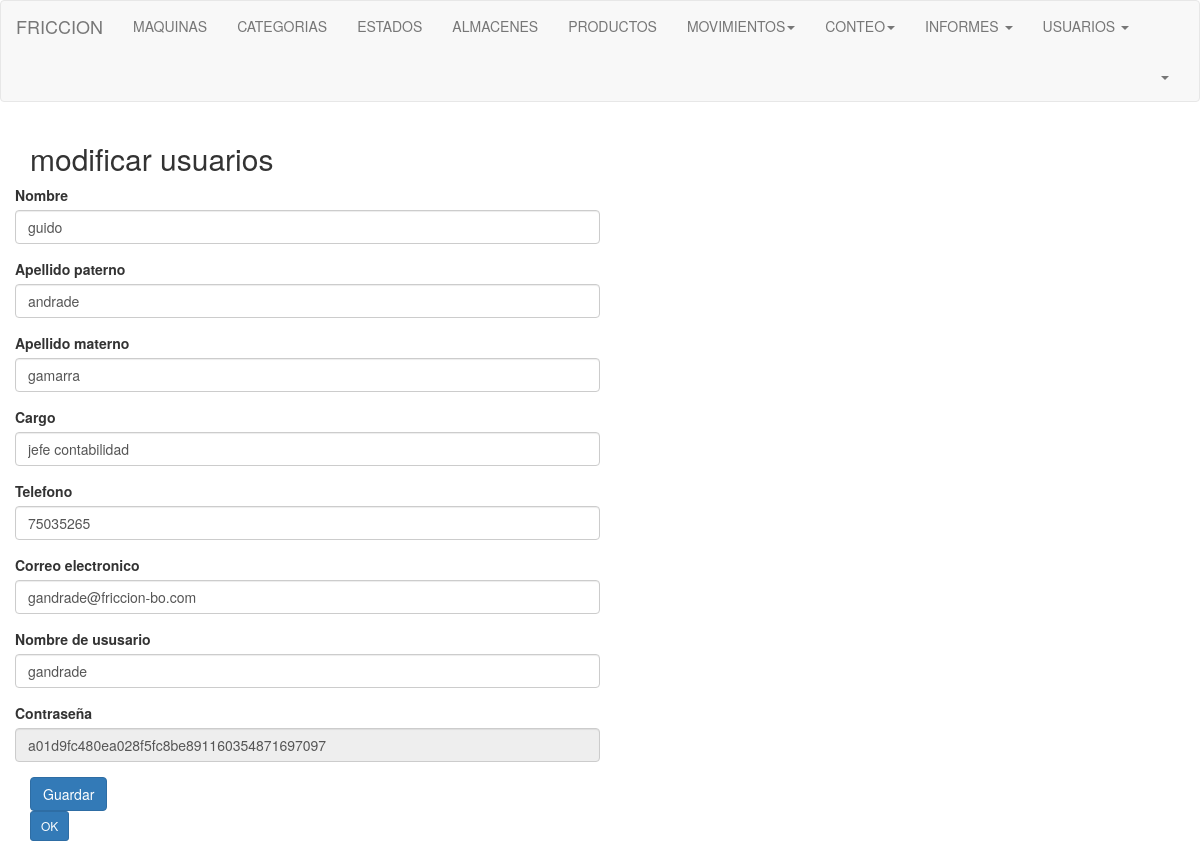
The app's page /editar_persona.php?id=4, older data.
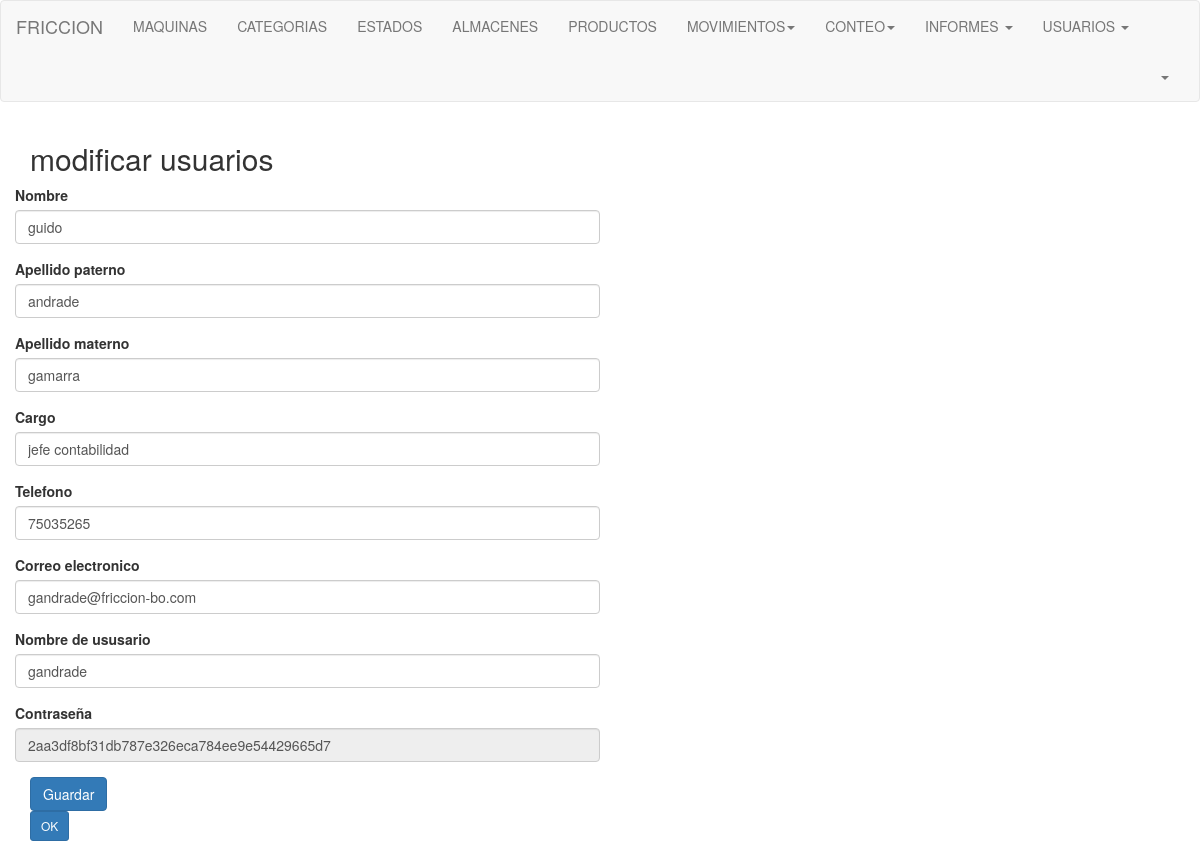
The same page, newer data.
### tables this page shows
CREATE TABLE `tbpersona` (
  `idpersona` int(255) NOT NULL,
  `nombres` varchar(50) NOT NULL,
  `apellidopaterno` varchar(25) NOT NULL,
  `apellidomaterno` varchar(25) NOT NULL,
  `cargo` varchar(60) NOT NULL,
  `telefono` varchar(20) NOT NULL,
  `email` varchar(50) NOT NULL,
  `usuario` varchar(100) NOT NULL,
  `password` varchar(100) NOT NULL
);

### editar_persona.php (the view, shortened to what the changed rows need)
<?php
$link = Conectarse();
$idper=  $_GET['id'];
$sqlE="select * from tbpersona where idpersona=".$idper;
$resE = mysqli_query($link, $sqlE);
?>
<!DOCTYPE html>
<html lang="en">
    <head>
        <link href="css/bootstrap.min.css" rel="stylesheet">
    </head>
    <body>
        <div id="wrapper">
            <div class="container">
                <div class="row" id="NuevoRegistro">
                    <div class="col-lg-6 col-sm-6">
                        <form action="" method="post">
                            <div class="form_description">
                                <h2>modificar usuarios</h2>
<?php
while ($rowE = mysqli_fetch_array($resE)) {
?>
                            </div>
                            <div class="row">
                                    <div class="form-group">
                                        <label for="nombre">Nombre </label>
                                        <input id="nombre" name="nombre" class="form-control" type="text" value="<?php echo $rowE[1]; ?>" required/>
                                    </div>
                                    <div class="form-group">
                                        <label for="apellidop">Apellido paterno </label>
                                        <input id="apellidop" name="apellidop" class="form-control" type="text" value="<?php echo $rowE[2]; ?>" required/>
                                    </div>
                                    <div class="form-group">
                                        <div class="form-group">
                                            <label for="apellidom">Apellido materno </label>
                                            <input id="apellidom" name="apellidom" class="form-control" type="text" value="<?php echo $rowE[3]; ?>" required/>
                                        </div>
                                    </div>
                                    <div class="form-group">
                                        <label for="cargo">Cargo </label>
                                        <input id="cargo" name="cargo" class="form-control" type="text" value="<?php echo $rowE[4]; ?>" required/>
                                    </div>
                                    <div class="form-group">
                                        <label  for="telefono">Telefono</label>
                                        <input id="cantidad" name="telefono" class="form-control" type="text" value="<?php echo $rowE[5]; ?>" required/>
                                    </div>
                                    <div class="form-group">
                                        <label  for="email">Correo electronico</label>
                                        <input id="email" name="email" class="form-control" type="text" value="<?php echo $rowE[6]; ?>" required/>
                                    </div>
                                    <div class="form-group">
                                        <label  for="usuario">Nombre de ususario</label>
                                        <input id="usuario" name="usuario" class="form-control" type="text" value="<?php echo $rowE[7]; ?>" required/>
                                    </div>
                                    <div class="form-group">
                                        <label  for="password">Contraseña</label>
                                        <input id="cantidad" name="password" class="form-control" type="text" value="<?php echo $rowE[8]; ?>" readonly/>
                                    </div>
<?php
}
?>
                       </div>
                            <br>
                    </div>
                    </div>
            </div>
        </div>
    </body>
</html>

Row changes from the older to the newer data that the page shows:
changed tbpersona "guido": password "a01d9fc480ea028f5fc8be891160354871697097" → "2aa3df8bf31db787e326eca784ee9e54429665d7"
